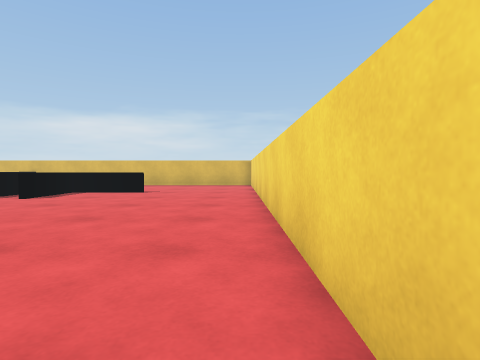
View 1 (above)

16 first-person views from a walk through a scene from a Unity 3-D project. The camera is 0.45 m above the floor, tilts 2° down and sees 80° across. The floor is counted in squares, 0.5 m on a side. Each view is taken from the middle of a square. On the plan, view 1 faces up. The plan holds only what a view shows up to about 11 squares ahead; the rest is blank. Surface patterns are stand-ins for the level's own textures.

View 2
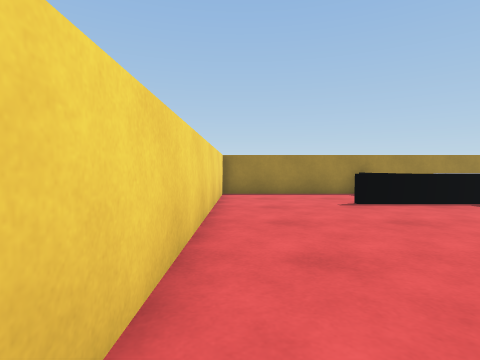

View 3
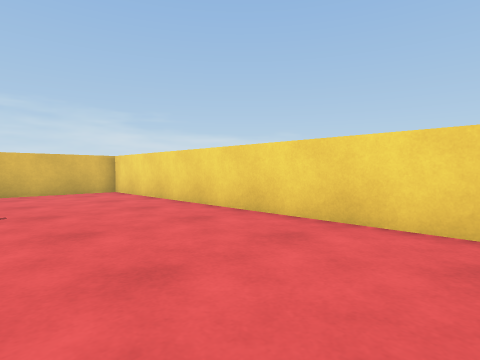

View 4
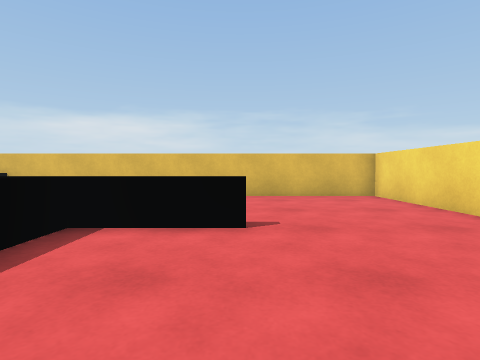

View 5
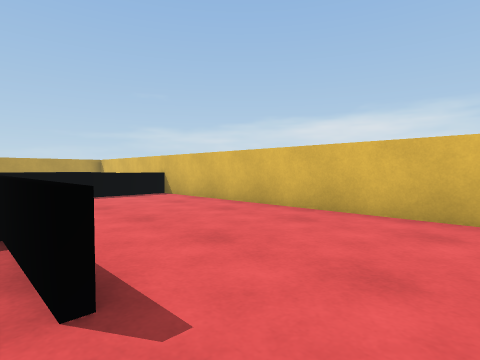

View 6
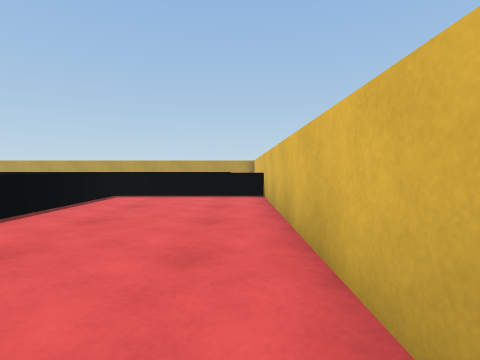

View 7
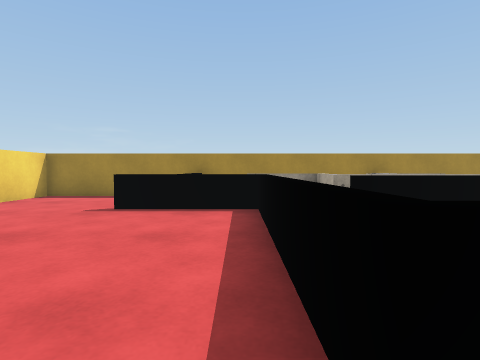

View 8
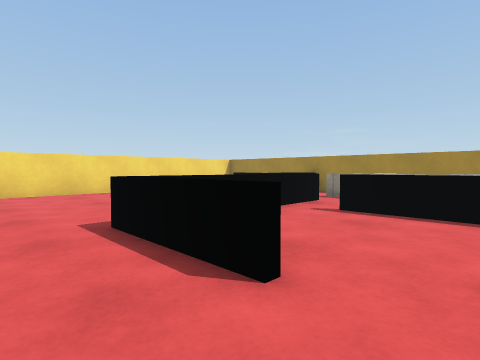

View 9
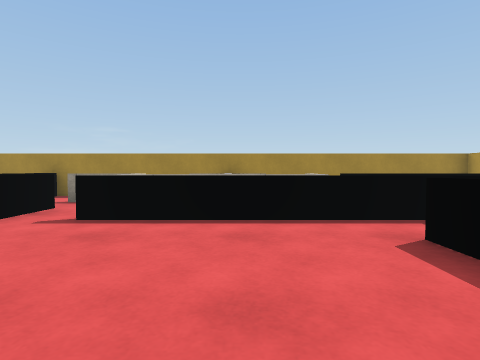

View 10
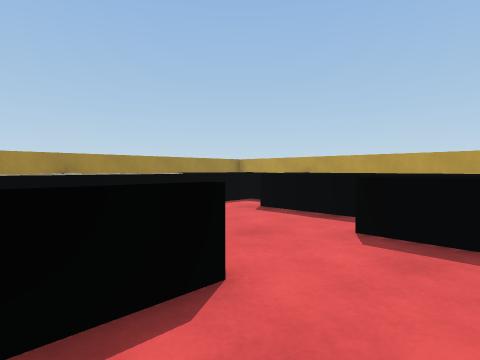

View 11
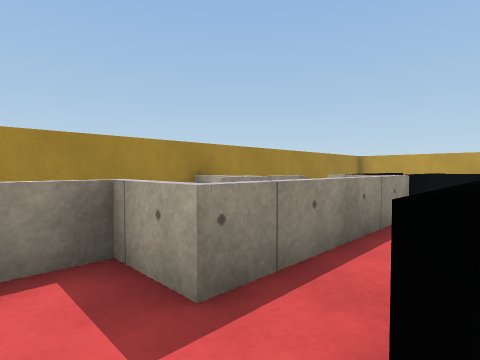

View 12
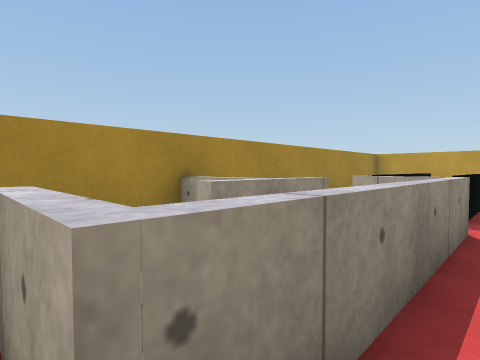

View 13
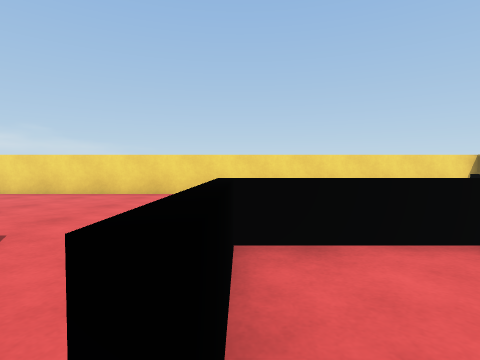

View 14
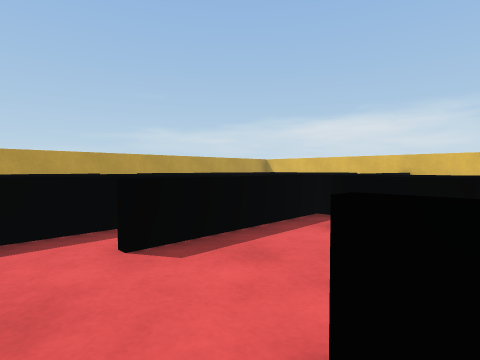

View 15
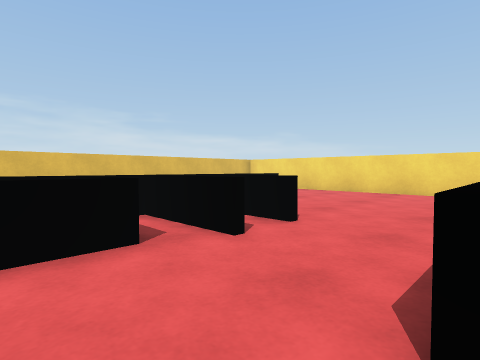

View 16
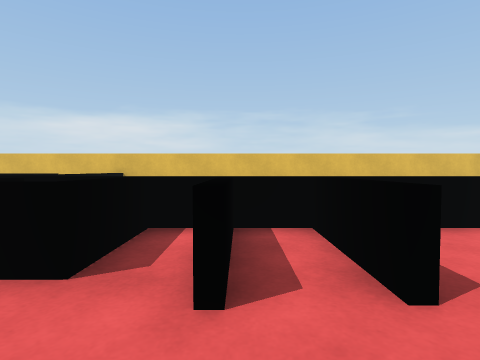

### Floor plan
Key: @ floor where view 1 was taken; # wall or solid block; x gap in a wall; . floor; = window, fence, low wall or low ledge.
Columns run from 17 left of view 1 to 1 right of it. Each row starts with its distance up from view 1.
 17  ##################
 16      =............#
 15    ##=............#
 14    ##=............#
 13     #=............#
 12     ##===..==#....#
 11     #####===......#
 10      #####=.......#
  9     ###  ##.......#
  8      =............#
  7    #  ............#
  6    #  ..=  =......#
  5    #=......=......#
  4   ##=......=......#
  3  ####......=......#
  2  ##======..=......#
  1  =  .......=......#
  0  #=##=====..==...@#
 -1 ##########=x=.....#
 -2       ##    =.....#
 -3        ############

Where each view was taken, in squares from view 1:
view 1: 0 up, 0 right, facing up
view 2: 8 up, 0 right, facing down
view 3: 5 up, 4 left, facing up-right
view 4: 7 up, 4 left, facing up
view 5: 11 up, 2 left, facing up-left
view 6: 16 up, 2 left, facing left
view 7: 7 up, 6 left, facing down
view 8: 8 up, 11 left, facing down-right
view 9: 7 up, 11 left, facing down
view 10: 8 up, 8 left, facing down-left
view 11: 2 up, 7 left, facing down-left
view 12: 1 up, 8 left, facing down-left
view 13: 6 up, 10 left, facing right
view 14: 5 up, 9 left, facing up-left
view 15: 6 up, 11 left, facing up-right
view 16: 7 up, 8 left, facing up
